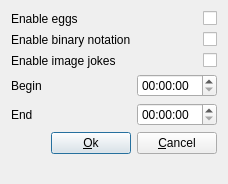
<?xml version="1.0" encoding="UTF-8"?>
<ui version="4.0">
 <class>eggsDialog</class>
 <widget class="QDialog" name="eggsDialog">
  <property name="geometry">
   <rect>
    <x>0</x>
    <y>0</y>
    <width>228</width>
    <height>184</height>
   </rect>
  </property>
  <property name="windowTitle">
   <string/>
  </property>
  <layout class="QVBoxLayout" name="verticalLayout">
   <item>
    <layout class="QFormLayout" name="formLayout">
     <item row="0" column="0">
      <widget class="QLabel" name="label_3">
       <property name="frameShape">
        <enum>QFrame::NoFrame</enum>
       </property>
       <property name="text">
        <string>Enable eggs</string>
       </property>
      </widget>
     </item>
     <item row="0" column="1">
      <widget class="QCheckBox" name="enableEgg">
       <property name="layoutDirection">
        <enum>Qt::RightToLeft</enum>
       </property>
       <property name="text">
        <string/>
       </property>
      </widget>
     </item>
     <item row="1" column="0">
      <widget class="QLabel" name="label_4">
       <property name="text">
        <string>Enable binary notation</string>
       </property>
      </widget>
     </item>
     <item row="1" column="1">
      <widget class="QCheckBox" name="binaryButton">
       <property name="layoutDirection">
        <enum>Qt::RightToLeft</enum>
       </property>
       <property name="text">
        <string/>
       </property>
      </widget>
     </item>
     <item row="2" column="0">
      <widget class="QLabel" name="label_5">
       <property name="text">
        <string>Enable image jokes</string>
       </property>
      </widget>
     </item>
     <item row="2" column="1">
      <widget class="QCheckBox" name="imageJokes">
       <property name="layoutDirection">
        <enum>Qt::RightToLeft</enum>
       </property>
       <property name="text">
        <string/>
       </property>
      </widget>
     </item>
     <item row="3" column="0">
      <widget class="QLabel" name="label">
       <property name="text">
        <string>Begin</string>
       </property>
      </widget>
     </item>
     <item row="3" column="1">
      <widget class="QTimeEdit" name="beginTime"/>
     </item>
     <item row="4" column="0">
      <widget class="QLabel" name="label_2">
       <property name="text">
        <string>End</string>
       </property>
      </widget>
     </item>
     <item row="4" column="1">
      <widget class="QTimeEdit" name="endTime"/>
     </item>
    </layout>
   </item>
   <item>
    <layout class="QHBoxLayout" name="horizontalLayout">
     <item>
      <spacer name="horizontalSpacer_2">
       <property name="orientation">
        <enum>Qt::Horizontal</enum>
       </property>
       <property name="sizeHint" stdset="0">
        <size>
         <width>40</width>
         <height>20</height>
        </size>
       </property>
      </spacer>
     </item>
     <item>
      <widget class="QPushButton" name="okButton">
       <property name="text">
        <string>&amp;Ok</string>
       </property>
      </widget>
     </item>
     <item>
      <widget class="QPushButton" name="cancelButton">
       <property name="text">
        <string>&amp;Cancel</string>
       </property>
      </widget>
     </item>
    </layout>
   </item>
   <item>
    <spacer name="verticalSpacer">
     <property name="orientation">
      <enum>Qt::Vertical</enum>
     </property>
     <property name="sizeHint" stdset="0">
      <size>
       <width>20</width>
       <height>12</height>
      </size>
     </property>
    </spacer>
   </item>
  </layout>
 </widget>
 <resources/>
 <connections>
  <connection>
   <sender>cancelButton</sender>
   <signal>clicked()</signal>
   <receiver>eggsDialog</receiver>
   <slot>close()</slot>
   <hints>
    <hint type="sourcelabel">
     <x>158</x>
     <y>149</y>
    </hint>
    <hint type="destinationlabel">
     <x>197</x>
     <y>155</y>
    </hint>
   </hints>
  </connection>
  <connection>
   <sender>enableEgg</sender>
   <signal>toggled(bool)</signal>
   <receiver>label_4</receiver>
   <slot>setEnabled(bool)</slot>
   <hints>
    <hint type="sourcelabel">
     <x>163</x>
     <y>10</y>
    </hint>
    <hint type="destinationlabel">
     <x>10</x>
     <y>38</y>
    </hint>
   </hints>
  </connection>
  <connection>
   <sender>enableEgg</sender>
   <signal>toggled(bool)</signal>
   <receiver>label_5</receiver>
   <slot>setEnabled(bool)</slot>
   <hints>
    <hint type="sourcelabel">
     <x>158</x>
     <y>19</y>
    </hint>
    <hint type="destinationlabel">
     <x>29</x>
     <y>64</y>
    </hint>
   </hints>
  </connection>
  <connection>
   <sender>enableEgg</sender>
   <signal>toggled(bool)</signal>
   <receiver>binaryButton</receiver>
   <slot>setEnabled(bool)</slot>
   <hints>
    <hint type="sourcelabel">
     <x>161</x>
     <y>18</y>
    </hint>
    <hint type="destinationlabel">
     <x>157</x>
     <y>32</y>
    </hint>
   </hints>
  </connection>
  <connection>
   <sender>enableEgg</sender>
   <signal>toggled(bool)</signal>
   <receiver>imageJokes</receiver>
   <slot>setEnabled(bool)</slot>
   <hints>
    <hint type="sourcelabel">
     <x>164</x>
     <y>13</y>
    </hint>
    <hint type="destinationlabel">
     <x>167</x>
     <y>65</y>
    </hint>
   </hints>
  </connection>
  <connection>
   <sender>enableEgg</sender>
   <signal>toggled(bool)</signal>
   <receiver>beginTime</receiver>
   <slot>setEnabled(bool)</slot>
   <hints>
    <hint type="sourcelabel">
     <x>173</x>
     <y>25</y>
    </hint>
    <hint type="destinationlabel">
     <x>173</x>
     <y>88</y>
    </hint>
   </hints>
  </connection>
  <connection>
   <sender>enableEgg</sender>
   <signal>toggled(bool)</signal>
   <receiver>endTime</receiver>
   <slot>setEnabled(bool)</slot>
   <hints>
    <hint type="sourcelabel">
     <x>165</x>
     <y>16</y>
    </hint>
    <hint type="destinationlabel">
     <x>209</x>
     <y>119</y>
    </hint>
   </hints>
  </connection>
  <connection>
   <sender>enableEgg</sender>
   <signal>toggled(bool)</signal>
   <receiver>label</receiver>
   <slot>setEnabled(bool)</slot>
   <hints>
    <hint type="sourcelabel">
     <x>159</x>
     <y>15</y>
    </hint>
    <hint type="destinationlabel">
     <x>115</x>
     <y>87</y>
    </hint>
   </hints>
  </connection>
  <connection>
   <sender>enableEgg</sender>
   <signal>toggled(bool)</signal>
   <receiver>label_2</receiver>
   <slot>setEnabled(bool)</slot>
   <hints>
    <hint type="sourcelabel">
     <x>162</x>
     <y>17</y>
    </hint>
    <hint type="destinationlabel">
     <x>130</x>
     <y>120</y>
    </hint>
   </hints>
  </connection>
 </connections>
</ui>
